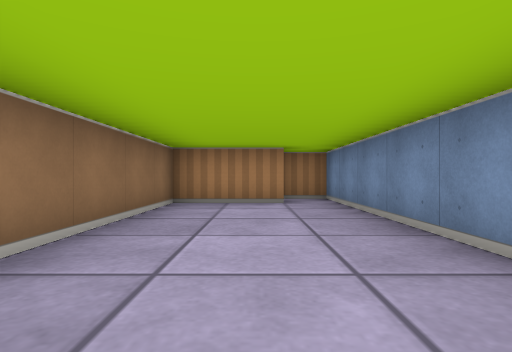
view 1 (above)

12 first-person views from a walk through a cub3D level. The camera is about half as high as the walls, looks level and sees 80° across. The floor is counted in squares. Each view is taken from the middle of a square. On the plan, view 1 faces up. The plan holds only what a view shows up to about 9 squares ahead; the rest is blank. The place goes on beyond the plan.

view 2
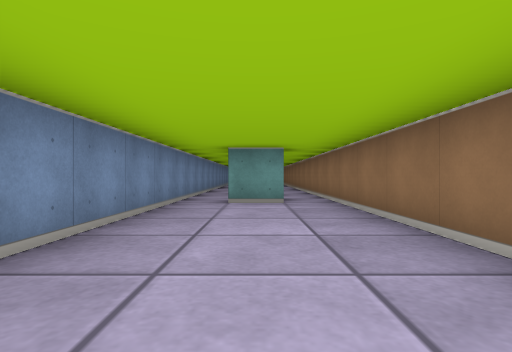

view 3
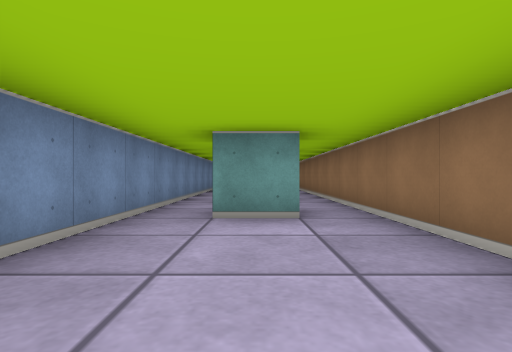

view 4
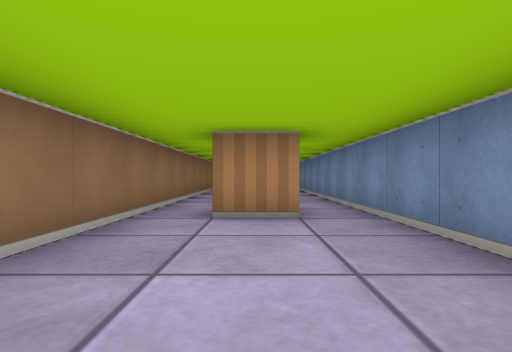

view 5
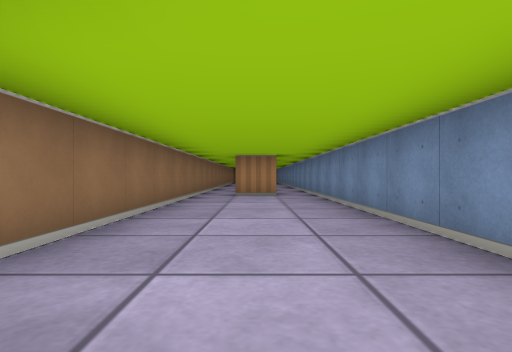

view 6
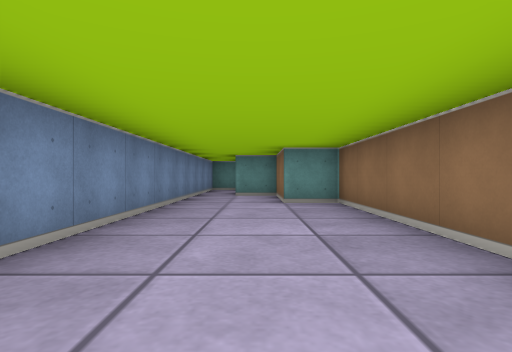

view 7
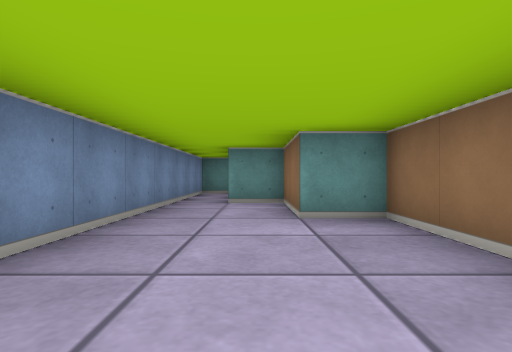

view 8
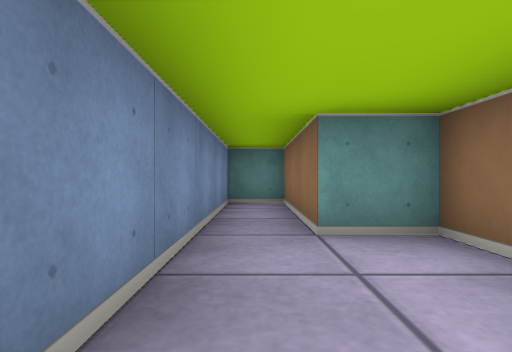

view 9
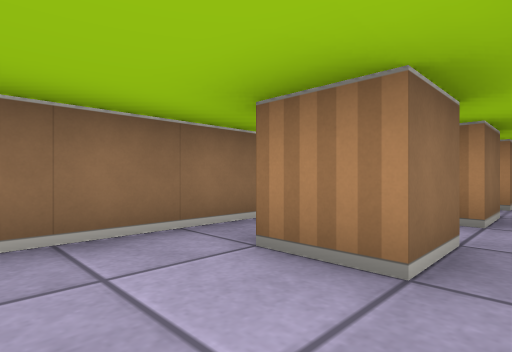

view 10
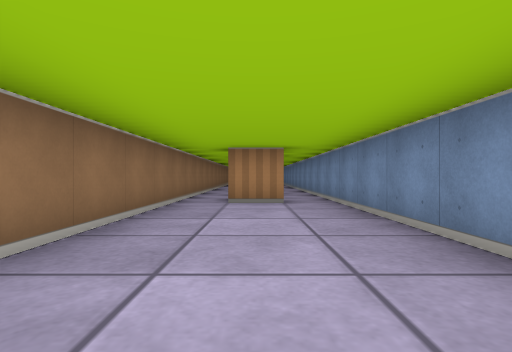

view 11
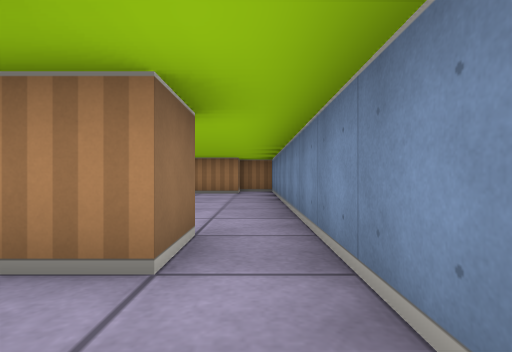

view 12
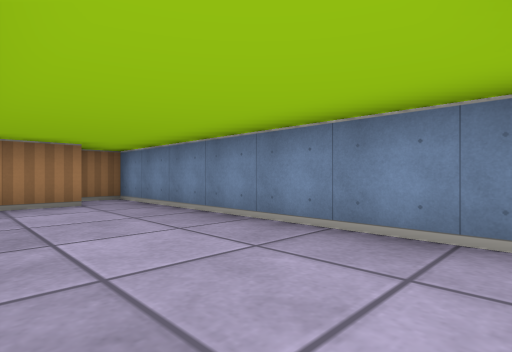

### Floor plan
Points are (right, up) in squares from view 1. A wall is a line through its corners. A room is listed if a view was taken in it or the views show most of it. See-through windows are left out.
Room 1 (views 1, 2, 3, 4, 5, 6, 7, 8, 9, 10, 11, 12)
walls: (0.5, -6.5) (0.5, -7.5) (-0.5, -7.5); (0.5, -4.5) (0.5, -5.5); (-0.5, -0.5) (0.5, -0.5) (0.5, -1.5) (-0.4, -1.5); (0.5, 5.5) (-1.5, 5.5) (-1.5, -14.5) (-0.5, -14.5) (-0.5, -16.5) (0.5, -16.5) (0.5, -19.5) (1.5, -19.5) (1.5, 6.5) (0.5, 6.5)

Where each view was taken, in squares from view 1:
view 1: 0 up, 0 right, facing up
view 2: 5 up, 0 right, facing down
view 3: 3 up, 0 right, facing down
view 4: 11 down, 0 right, facing up
view 5: 15 down, 0 right, facing up
view 6: 9 down, 0 right, facing down
view 7: 11 down, 0 right, facing down
view 8: 14 down, 1 right, facing down
view 9: 9 down, 1 right, facing up-left
view 10: 13 down, 0 right, facing up
view 11: 3 down, 1 right, facing up
view 12: 0 up, 1 left, facing up-right
